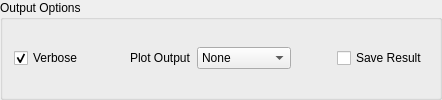
        <widget class="QGroupBox" name="absp_gbOutputOptions">
         <property name="sizePolicy">
          <sizepolicy hsizetype="Preferred" vsizetype="Fixed">
           <horstretch>0</horstretch>
           <verstretch>0</verstretch>
          </sizepolicy>
         </property>
         <property name="title">
          <string>Output Options</string>
         </property>
         <layout class="QVBoxLayout" name="verticalLayout_11">
          <item>
           <layout class="QHBoxLayout" name="horizontalLayout_6">
            <item>
             <widget class="QCheckBox" name="absp_ckVerbose">
              <property name="enabled">
               <bool>true</bool>
              </property>
              <property name="text">
               <string>Verbose</string>
              </property>
              <property name="checkable">
               <bool>true</bool>
              </property>
              <property name="checked">
               <bool>true</bool>
              </property>
             </widget>
            </item>
            <item>
             <spacer name="horizontalSpacer_6">
              <property name="orientation">
               <enum>Qt::Horizontal</enum>
              </property>
              <property name="sizeHint" stdset="0">
               <size>
                <width>40</width>
                <height>0</height>
               </size>
              </property>
             </spacer>
            </item>
            <item>
             <widget class="QLabel" name="absp_lbPlotOutput">
              <property name="sizePolicy">
               <sizepolicy hsizetype="Preferred" vsizetype="Fixed">
                <horstretch>0</horstretch>
                <verstretch>0</verstretch>
               </sizepolicy>
              </property>
              <property name="text">
               <string>Plot Output</string>
              </property>
             </widget>
            </item>
            <item>
             <widget class="QComboBox" name="absp_cbPlotOutput">
              <item>
               <property name="text">
                <string>None</string>
               </property>
              </item>
              <item>
               <property name="text">
                <string>Wavelength</string>
               </property>
              </item>
              <item>
               <property name="text">
                <string>Angle</string>
               </property>
              </item>
              <item>
               <property name="text">
                <string>Both</string>
               </property>
              </item>
             </widget>
            </item>
            <item>
             <spacer name="horizontalSpacer_12">
              <property name="orientation">
               <enum>Qt::Horizontal</enum>
              </property>
              <property name="sizeHint" stdset="0">
               <size>
                <width>40</width>
                <height>0</height>
               </size>
              </property>
             </spacer>
            </item>
            <item>
             <widget class="QCheckBox" name="absp_ckSave">
              <property name="text">
               <string>Save Result</string>
              </property>
             </widget>
            </item>
           </layout>
          </item>
         </layout>
        </widget>
